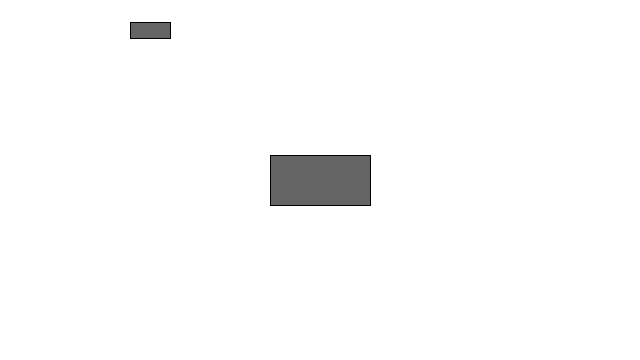
Frame 1 (no input)
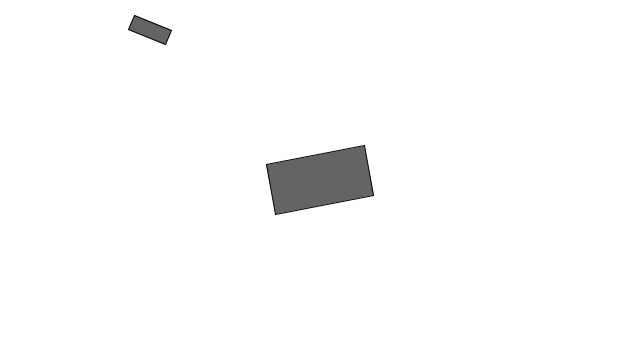
Frame 60 (the mouse pressed at the canvas centre just before this capture)
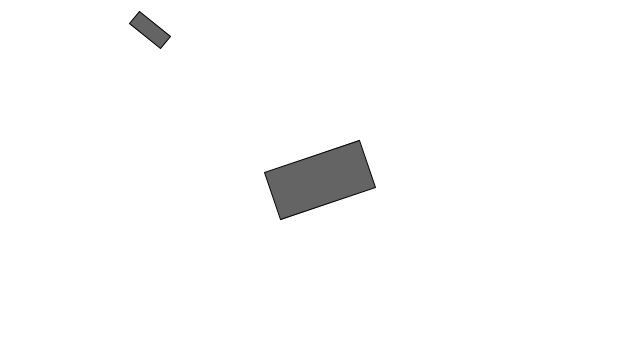
Frame 120 (the mouse held since frame 60 and released just before this capture)

The Processing sketch that drew these frames (run headless with seeded random() and noise(); from frame 60 on, the mouse is pressed at the canvas centre):

// Processing sketch: rotate_example_pushpop
// ── rotate_example_pushpop.pde
float angle = 0;

void setup() {
  size(640, 360);
  smooth();
}

void draw() {
  background(255); 
  stroke(0);
  fill(100);
  rectMode(CENTER);
  
  pushMatrix();  // save the "current transformation state"
  translate(width/2,height/2);
  rotate(angle);
  rect(0,0, 100, 50);
  popMatrix();  // restore the last "push"
  
  pushMatrix();
  translate(150,30);
  rotate(-angle*2);
  rect(0,0,40,16);
  popMatrix();

  angle = angle + 0.05;

}
